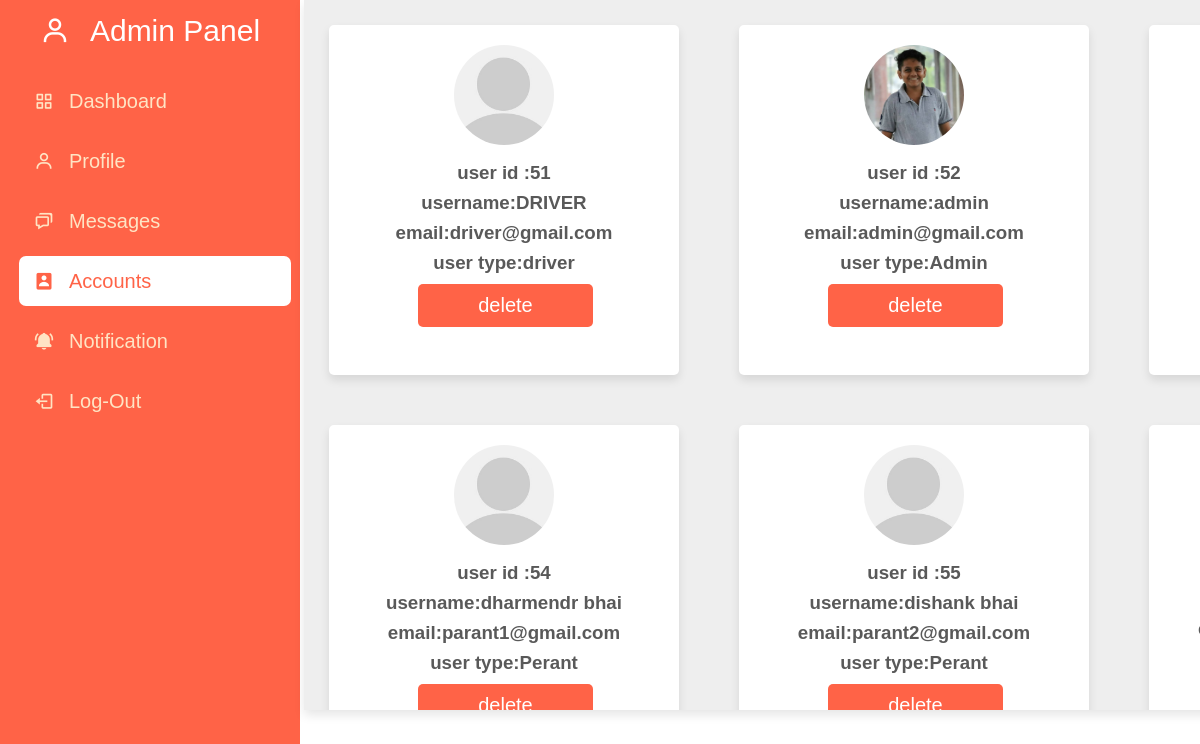
Page /admin_accounts.php (signed in) on the committed database.
### tables this page shows
CREATE TABLE `users` (
  `id` int(255) NOT NULL,
  `name` varchar(255) NOT NULL,
  `email` varchar(255) NOT NULL,
  `password` varchar(255) NOT NULL,
  `user_type` varchar(255) NOT NULL DEFAULT 'user',
  `image` varchar(100) NOT NULL
);

### admin_accounts.php (the view, shortened to what this page needs)
<?php
@include 'config.php';
?>
<!DOCTYPE html>
<html lang="en">
<head>
    <link rel="stylesheet" type="text/css" href="./css/dashboard.css">
    <link href='https://unpkg.com/boxicons@2.1.4/css/boxicons.min.css' rel='stylesheet'>
</head>
<body>
    <div class="slidebar">
        <div class="logo_content">
            <div class="logo">
                <i class='bx bx-user'></i>
                <div class="logo_name"><?php echo $_SESSION['uname'] ?> Panel</div>
            </div>
        </div>
        <ul class="nav_list">
            <li>
                <a href="admin_page.php">
                    <i class='bx bx-grid-alt'></i>
                    <span class="link_name" class="active">Dashboard</span>
                </a>
            </li>
            <li>
                <a href="admin_profile.php">
                    <i class='bx bx-user'></i>
                    <span class="link_name">Profile</span>
                </a>
            </li>
            <li>
                <a href="admin_message.php">
                    <i class='bx bx-chat'></i>
                    <span class="link_name">Messages</span>
                </a>
            </li>
            <li>
                <a href="admin_accounts.php" class="active">
                    <i class='bx bxs-user-rectangle'></i>
                    <span class="link_name">Accounts</span>
                </a>
            </li>
            <li>
                <a href="admin_notification.php">
                    <i class='bx bxs-bell-ring'></i>
                    <span class="link_name">Notification</span>
                </a>
            </li>
            <li>
                <a href="logout.php">
                    <i class='bx bx-log-out'></i>
                    <span class="link_name">Log-Out</span>
                </a>
            </li>
        </ul>
    </div>
    <div class="main">
        <?php
            $select = mysqli_query($conn, "SELECT * FROM `users`") or die('query failed');
            while( $fetch = mysqli_fetch_assoc($select)){
        ?>
            <div class="account_box">
                <?php
                if($fetch['image'] == ''){
                    echo '<img src="img/default-avatar.png">';
                }else{
                    echo '<img src="uploaded_img/'.$fetch['image'].'">';
                }?>
                    <br>
                    <h3>user id :<?php echo $fetch['id']; ?></h3>
                    <h3>username:<?php echo $fetch['name']; ?></h3>
                    <h3>email:<?php echo $fetch['email']; ?></h3>
                    <h3>user type:<?php echo $fetch['user_type']; ?></h3>
                    <a href="admin_accounts.php?delete=<?= $fetch['id']; ?>" onclick="return confirm('delete this user?');">delete</a>
            </div>
        <?php } ?>
    </div>
</body>
</html>

### css/dashboard.css (style rules this page uses)
* { margin: 0; padding: 0; box-sizing: border-box; font-family: sans-serif; }
body { position: relative; width: 100%; min-height: 130vh; overflow: hidden; }
.slidebar { position: fixed; top: 0; left: 0; height: 100%; width: 300px; padding: 6px 14px; background: tomato; }
.slidebar .logo_content .logo { color: #fff; display: flex; height: 50px; width: 100%; align-items: center; justify-content: center; }
.logo_content .logo i { font-size: 30px; margin-right: 10px; cursor: pointer; }
.logo_content .logo .logo_name { font-size: 30px; font-weight: 400; cursor: pointer; }
.slidebar ul { margin-top: 20px; }
.slidebar ul li { position: relative; height: 50px; width: 100%; margin: 10px 5px; font-size: 20px; list-style: none; line-height: 50px; }
.slidebar ul li a { display: flex; align-items: center; text-decoration: none; color: bisque; transition: all 0.1s ease; }
.slidebar ul li .active { color: tomato; background: #fff; border-radius: 7px; }
.slidebar ul li i { height: 50px; min-width: 50px; line-height: 50px; border-radius: 12px; text-align: center; }
.main { position: fixed; height: 710px; width: 1230px; margin-left: 304px; background-color: #eee; box-shadow:0 5px 10px rgba(0,0,0,.1); overflow-x: hidden; overflow-y: auto; }
.account_box { background-color:#fff; height: 163px; width: 350px; margin: 25px; box-shadow:0 5px 10px rgba(0,0,0,.1); text-align: center; border-radius: 5px; }
.main { overflow-x: hidden; overflow-y: auto; display: grid; grid-template-columns: repeat(auto-fit, minmax(25rem, 1fr)); align-items: flex-start; }
.account_box { height: 350px; width: 350px; }
.main .account_box h3 { margin: 8px; color: rgba(51, 51, 51, 0.817); }
.main .account_box a { width: 50%; border-radius: 5px; padding:10px 30px; color:#fff; display: block; margin-left:89px; text-align: center; cursor: pointer; font-size: 20px; margin-top: 10px; text-decoration: none; background-color: tomato; }
.main .account_box img { margin-top: 20px; height: 100px; width: 100px; border-radius: 50%; object-fit: cover; margin-bottom: 5px; }

### rows in the picture
users: id "51", name "DRIVER", email "driver@gmail.com", user_type "driver"
users: image (picture), id "52", name "admin", email "admin@gmail.com", user_type "Admin"
users: id "54", name "dharmendr bhai", email "parant1@gmail.com", user_type "Perant"
users: id "55", name "dishank bhai", email "parant2@gmail.com", user_type "Perant"

### other values in the picture
$_SESSION['uname'] "Admin"
